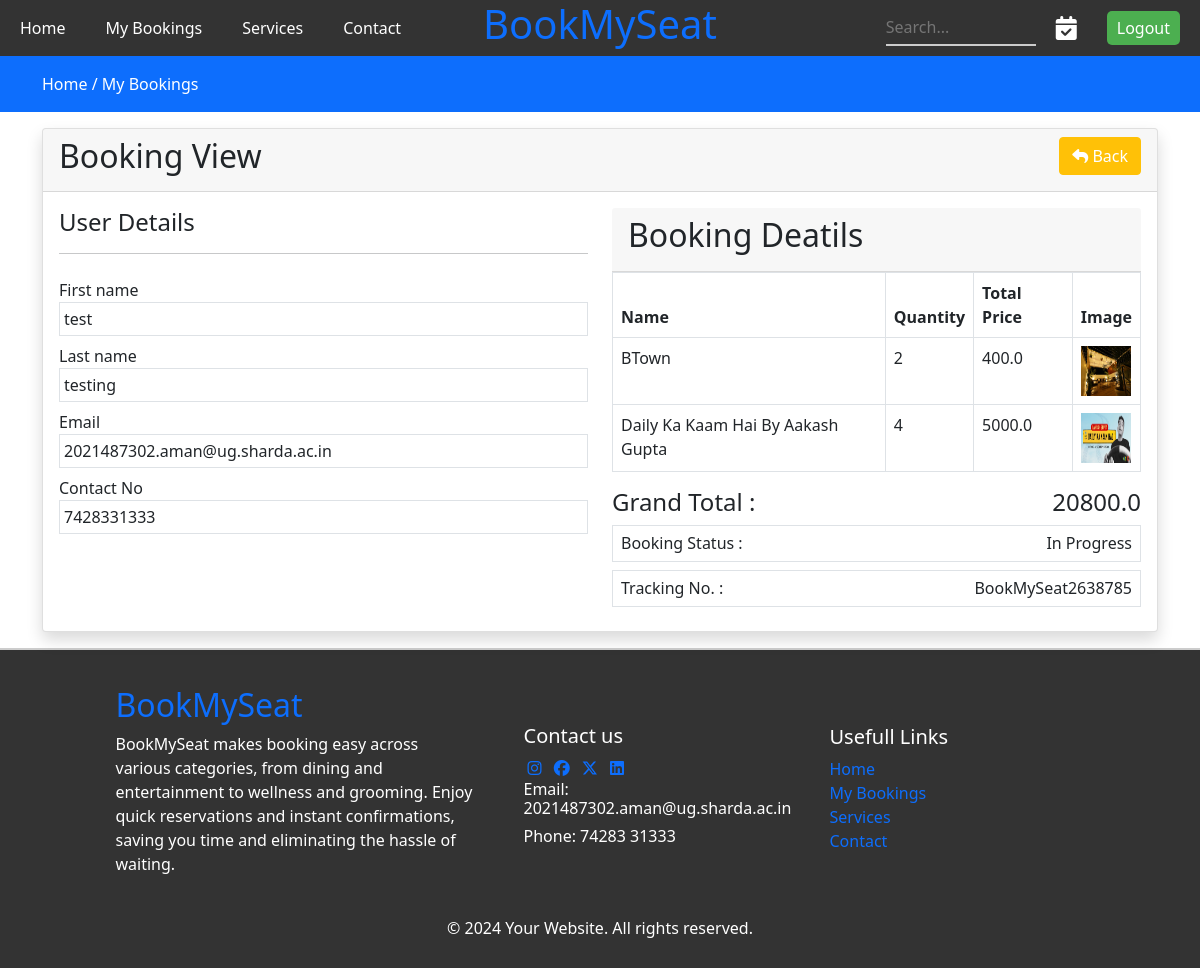
The app's page /view-booking/BookMySeat2638785 (signed in) with its own data.
### attendee/models.py (models this page shows, shortened)
class Booking(models.Model):
    user = models.ForeignKey(User, on_delete=models.CASCADE)
    fname = models.CharField(max_length=150, null=False)
    lname = models.CharField(max_length=150, null=False)
    email = models.EmailField(max_length=150, null=False)
    phone = models.ImageField(max_length=150, null=False)
    total_price = models.FloatField(null=False)
    payment_id = models.CharField(max_length=250, null=True)
    Bookingtatues = {
        ('Pending', 'Pending'),
        ('Confirmed and Processing', 'Confirmed and Processing'),
        ('Booking Confirmed', 'Booking Confirmed')
    }
    status = models.CharField(max_length=150, choices=Bookingtatues, default='In Progress')
    message = models.TextField(null=True)
    tracking_no = models.CharField(max_length=150, null=True)
    created_at= models.DateTimeField(auto_now_add=True)
    updated_at= models.DateTimeField(auto_now=True)

class BookingItem(models.Model):
    booking = models.ForeignKey(Booking, on_delete=models.CASCADE)
    event = models.ForeignKey(Event, on_delete=models.CASCADE)
    price = models.FloatField(null=False)
    quantity = models.IntegerField(null=False)

class Event(models.Model):
    category = models.ForeignKey(Category, on_delete=models.CASCADE)
    slug = models.CharField(max_length=50, null=False, blank=False)
    name = models.CharField(max_length=50, null=False, blank=False)
    event_image = models.ImageField(upload_to=get_file_path, null=True, blank=True)
    small_descriptions = models.CharField(max_length=250, null=False, blank=False)
    quantity = models.IntegerField(null=False, blank=False)
    descriptions = models.TextField(max_length=500, null=False, blank=False)
    original_price = models.FloatField(null=False, blank=False)
    selling_price = models.FloatField(null=False, blank=False)
    status = models.BooleanField(default=False, help_text="0=default, 1=Hidden")
    trending = models.BooleanField(default=False, help_text="0=default, 1=trending")
    tag = models.CharField(max_length=50, null=False, blank=False)
    meta_title = models.CharField(max_length=50, null=False, blank=False)
    meta_keywords = models.CharField(max_length=50, null=False, blank=False)
    meta_descriptions = models.TextField(max_length=500, null=False, blank=False)
    created_at = models.DateTimeField(auto_now_add=True)

### attendee/controller/booking.py (the view)
# urls.py: path('view-booking/<str:t_no>', booking.viewbooking, name= "bookingview"),
def viewbooking(request, t_no):
    booking = Booking.objects.filter(tracking_no=t_no).filter(user=request.user).first()
    bookingitems = BookingItem.objects.filter(booking=booking)
    context = {'booking':booking, 'bookingitems': bookingitems}
    return render(request, "attendee/bookings/view.html", context)

### attendee/templates/attendee/bookings/view.html
{% extends 'attendee/layouts/main.html' %}
{% block body %}
    <div class="py-3 bg-primary">
        <div class="container">
            <a class="text-white" href="{% url 'home' %}">Home /</a>
            <a class="text-white" href="{% url 'mybookings' %}">My Bookings </a>
        </div>
    </div>
    <div class="container my-3">
        <div class="row">
            <div class="col-md-12">
                <div class="card shadow">
                    <div class="card-header">
                        <h2 class="mb=0">Booking View
                            <a href="{% url 'mybookings' %}" class="btn btn-warning float-end text-white"> <i class="fa fa-reply"></i> Back</a>
                        </h2>
                    </div>
                    <div class="card-body">
                       <div class="row">
                        <div class="col-md-6">
                            <h4>User Details</h4>
                            <hr>
                            <label class="mt-2" for="">First name</label>
                            <div class="border p-1">{{booking.fname}}</div>
                            <label class="mt-2" for="">Last name</label>
                            <div class="border p-1">{{booking.lname}}</div>
                            <label class="mt-2" for="">Email</label>
                            <div class="border p-1">{{booking.email}}</div>
                            <label class="mt-2" for="">Contact No</label>
                            <div class="border p-1">{{booking.phone}}</div>
                        </div>
                        <div class="col-md-6">
                            <div class="card-header">
                                <h2>Booking Deatils</h2>
                            </div>
                            <table class="table table-bordered">
                                <thead>
                                    <tr>
                                        <th>Name</th>
                                        <th>Quantity</th>
                                        <th>Total Price</th>
                                        <th>Image</th>
                                    </tr>
                                </thead>
                                <tbody>
                                    {% for item in bookingitems %}
                                        <tr>
                                            <td>{{item.event.name}}</td>
                                            <td>{{item.quantity}}</td>
                                            <td>{{item.price}}</td>
                                            <td>
                                                <img src="{{item.event.event_image.url}}" height="50px" width="50px" alt="Event image">
                                            </td>
                                        </tr>
                                    {% endfor %}
                                </tbody>
                            </table>
                            <h4>Grand Total : <span class="float-end"> {{booking.total_price}} </span></h4>
                            <h6 class="border p-2">Booking Status : <span class="float-end"> {{booking.status}} </span></h6>
                            <h6 class="border p-2">Tracking No. : <span class="float-end"> {{booking.tracking_no}} </span></h6>
                        </div>
                       </div>
                    </div>
                </div>
            </div>
        </div>
    </div>
{% endblock %}

### attendee/templates/attendee/layouts/main.html (style rules this page uses)
* { padding: 0; margin: 0; }
a { text-decoration: none; }

### records on screen
Booking: fname "test", lname "testing", email "2021487302.aman@ug.sharda.ac.in", phone "7428331333", total_price "20800.0", status "In Progress", tracking_no "BookMySeat2638785"
BookingItem: event.name "BTown", quantity "2", price "400.0", event.event_image (picture)
BookingItem: event.name "Daily Ka Kaam Hai By Aakash Gupta", quantity "4", price "5000.0", event.event_image (picture)
